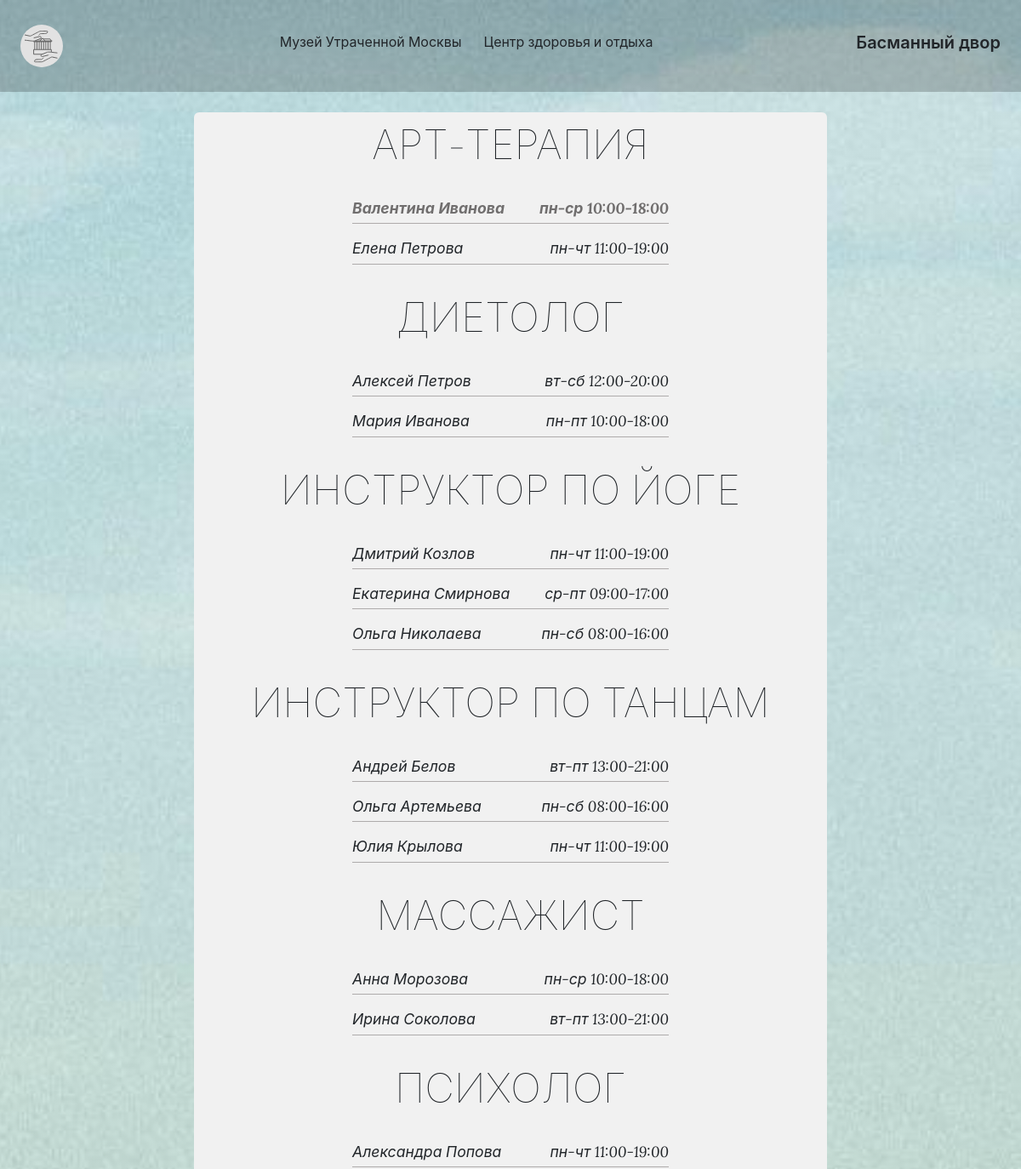
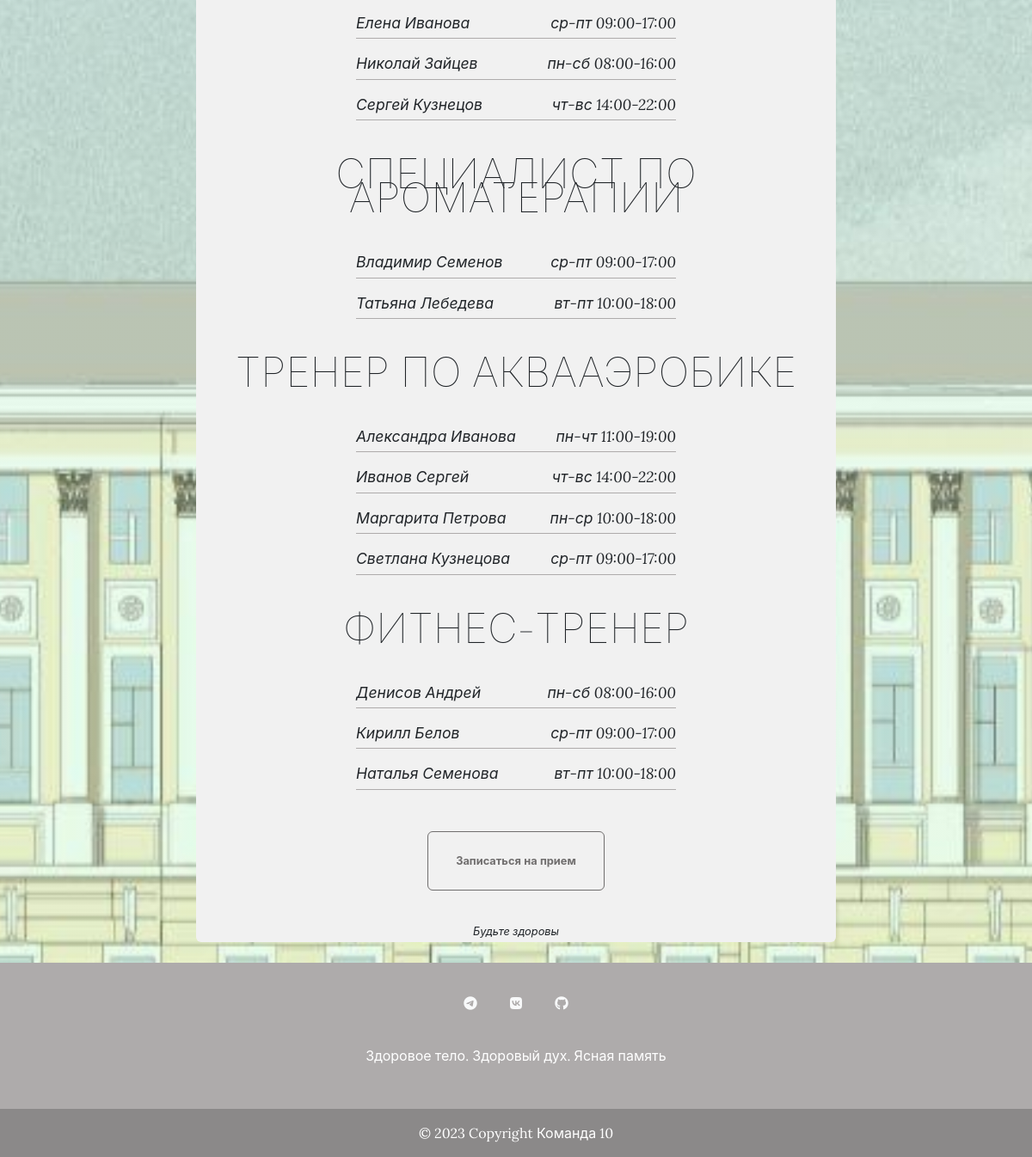
/center/, run on the app's committed database (2 pictures, top to bottom).
### center/models.py (models this page shows, shortened)
class Specialization(models.Model):
    name = models.CharField(max_length=255)
    class Meta:
        ordering = ('name', )
        verbose_name_plural = 'Specializations'

class Doctor(models.Model):
    specialization = models.ForeignKey(Specialization, related_name='doctors', on_delete=models.CASCADE)
    name = models.CharField(max_length=255)
    description = models.TextField(blank=True, null=True)
    room = models.CharField(max_length=255, blank=True, null=True)
    image = models.ImageField(upload_to='doctor_images', blank=True, null=True)
    class Meta:
        ordering = ('name', )
        verbose_name_plural = 'Doctors'

### core/views.py (the view)
# urls.py: path('center/', center, name='center'),
def center(request):
    doctors = Doctor.objects.all()
    specializations = Specialization.objects.all()
    return render(request, 'core/center.html', {
        'specializations': specializations,
        'doctors': doctors
    })

### core/templates/core/center.html (shortened to what this page needs)
{% extends 'core/base.html' %}
{% load static %}
{% block content %}
<div class="px-6 py-6">
            <div class="container">
                <div class="row">
                    <div class="col-xl-9 mx-auto">
                        <div class="cta-inner bg-faded text-center rounded">
                            <br>
                            {% for specialization in specializations %}
                                <h2 class="section-heading mb-5">
                                    <span class="section-heading-lower text-xl">{{ specialization.name }}</span>
                                </h2>
                                <ul class="list-unstyled list-hours mb-5 text-left mx-auto">
                                {% for doctor in doctors %}
                                    {% if doctor.specialization == specialization %}
                                        <li class="list-unstyled-item list-hours-item d-flex">
                                            {{ doctor.name }}
                                            <span class="ms-auto">{{ doctor.description }}</span>
                                        </li>
                                    {% endif %}
                                {% endfor %}
                                </ul>
                            {% endfor %}
                            <p class="address mb-5">
                                <div class="intro-button mx-auto"><a class="btn btn-outline-primary btn-xl" href="/contact/">Записаться на прием</a></div>
                            </p>
                            <br>
                            <p class="mb-0">
                                <small><em>Будьте здоровы</em></small>
                            </p>
                        </div>
                    </div>
                </div>
            </div>
</div>
{% endblock %}

### data on the page
Specialization: name "АРТ-ТЕРАПИЯ"
Doctor: name "Валентина Иванова", description "пн-ср 10:00-18:00"
Doctor: name "Елена Петрова", description "пн-чт 11:00-19:00"
Specialization: name "ДИЕТОЛОГ"
Doctor: name "Алексей Петров", description "вт-сб 12:00-20:00"
Doctor: name "Мария Иванова", description "пн-пт 10:00-18:00"
Specialization: name "ИНСТРУКТОР ПО ЙОГЕ"
Doctor: name "Дмитрий Козлов", description "пн-чт 11:00-19:00"
Doctor: name "Екатерина Смирнова", description "ср-пт 09:00-17:00"
Doctor: name "Ольга Николаева", description "пн-сб 08:00-16:00"
Specialization: name "ИНСТРУКТОР ПО ТАНЦАМ"
Doctor: name "Андрей Белов", description "вт-пт 13:00-21:00"
Doctor: name "Ольга Артемьева", description "пн-сб 08:00-16:00"
Doctor: name "Юлия Крылова", description "пн-чт 11:00-19:00"
Specialization: name "МАССАЖИСТ"
Doctor: name "Анна Морозова", description "пн-ср 10:00-18:00"
Doctor: name "Ирина Соколова", description "вт-пт 13:00-21:00"
Specialization: name "ПСИХОЛОГ"
Doctor: name "Александра Попова", description "пн-чт 11:00-19:00"
Doctor: name "Елена Иванова", description "ср-пт 09:00-17:00"
Doctor: name "Николай Зайцев", description "пн-сб 08:00-16:00"
Doctor: name "Сергей Кузнецов", description "чт-вс 14:00-22:00"
Specialization: name "СПЕЦИАЛИСТ ПО АРОМАТЕРАПИИ"
Doctor: name "Владимир Семенов", description "ср-пт 09:00-17:00"
Doctor: name "Татьяна Лебедева", description "вт-пт 10:00-18:00"
Specialization: name "ТРЕНЕР ПО АКВААЭРОБИКЕ"
Doctor: name "Александра Иванова", description "пн-чт 11:00-19:00"
Doctor: name "Иванов Сергей", description "чт-вс 14:00-22:00"
Doctor: name "Маргарита Петрова", description "пн-ср 10:00-18:00"
Doctor: name "Светлана Кузнецова", description "ср-пт 09:00-17:00"
Specialization: name "ФИТНЕС-ТРЕНЕР"
Doctor: name "Денисов Андрей", description "пн-сб 08:00-16:00"
Doctor: name "Кирилл Белов", description "ср-пт 09:00-17:00"
Doctor: name "Наталья Семенова", description "вт-пт 10:00-18:00"
